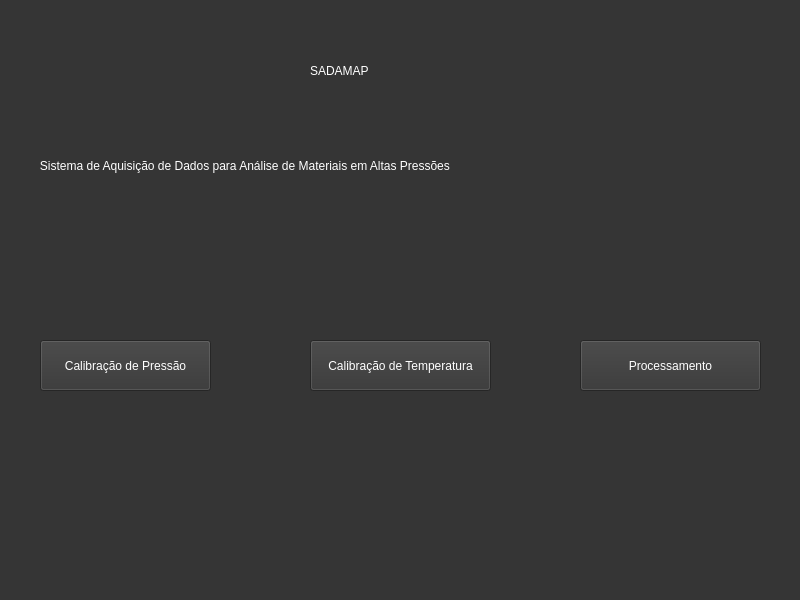
<?xml version="1.0" encoding="UTF-8"?>
<ui version="4.0">
 <class>MainWindow</class>
 <widget class="QMainWindow" name="MainWindow">
  <property name="geometry">
   <rect>
    <x>0</x>
    <y>0</y>
    <width>800</width>
    <height>600</height>
   </rect>
  </property>
  <property name="windowTitle">
   <string>MainWindow</string>
  </property>
  <property name="styleSheet">
   <string notr="true">background-color:rgb(53, 53, 53);
color: rgb(255,255,255);</string>
  </property>
  <widget class="QWidget" name="centralwidget">
   <widget class="QLabel" name="label">
    <property name="geometry">
     <rect>
      <x>30</x>
      <y>130</y>
      <width>741</width>
      <height>71</height>
     </rect>
    </property>
    <property name="styleSheet">
     <string notr="true">background-color:rgb(53, 53, 53);
font: 15pt &quot;Noto Serif&quot;;</string>
    </property>
    <property name="text">
     <string>   Sistema de Aquisição de Dados para Análise de Materiais em Altas Pressões</string>
    </property>
   </widget>
   <widget class="QLabel" name="label_2">
    <property name="geometry">
     <rect>
      <x>310</x>
      <y>30</y>
      <width>141</width>
      <height>81</height>
     </rect>
    </property>
    <property name="styleSheet">
     <string notr="true">background-color:rgb(53, 53, 53);
font: 22pt &quot;Noto Serif&quot;;</string>
    </property>
    <property name="text">
     <string>SADAMAP</string>
    </property>
   </widget>
   <widget class="QToolButton" name="pressButton">
    <property name="geometry">
     <rect>
      <x>40</x>
      <y>340</y>
      <width>171</width>
      <height>51</height>
     </rect>
    </property>
    <property name="text">
     <string>Calibração de Pressão</string>
    </property>
   </widget>
   <widget class="QToolButton" name="tempButton">
    <property name="geometry">
     <rect>
      <x>310</x>
      <y>340</y>
      <width>181</width>
      <height>51</height>
     </rect>
    </property>
    <property name="text">
     <string>Calibração de Temperatura</string>
    </property>
   </widget>
   <widget class="QToolButton" name="procButton">
    <property name="geometry">
     <rect>
      <x>580</x>
      <y>340</y>
      <width>181</width>
      <height>51</height>
     </rect>
    </property>
    <property name="text">
     <string>Processamento</string>
    </property>
   </widget>
  </widget>
  <widget class="QStatusBar" name="statusbar"/>
 </widget>
 <resources/>
 <connections/>
</ui>
